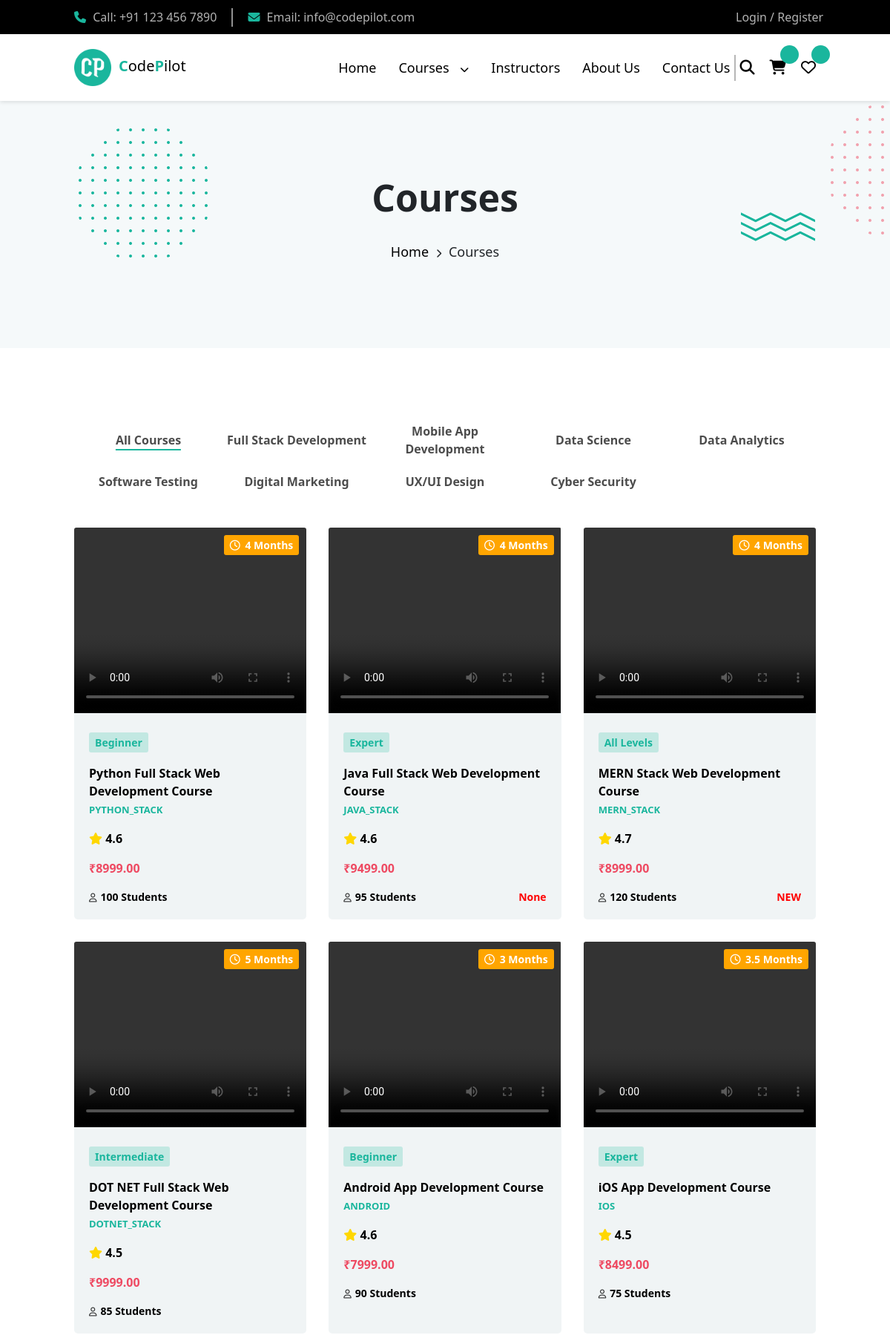
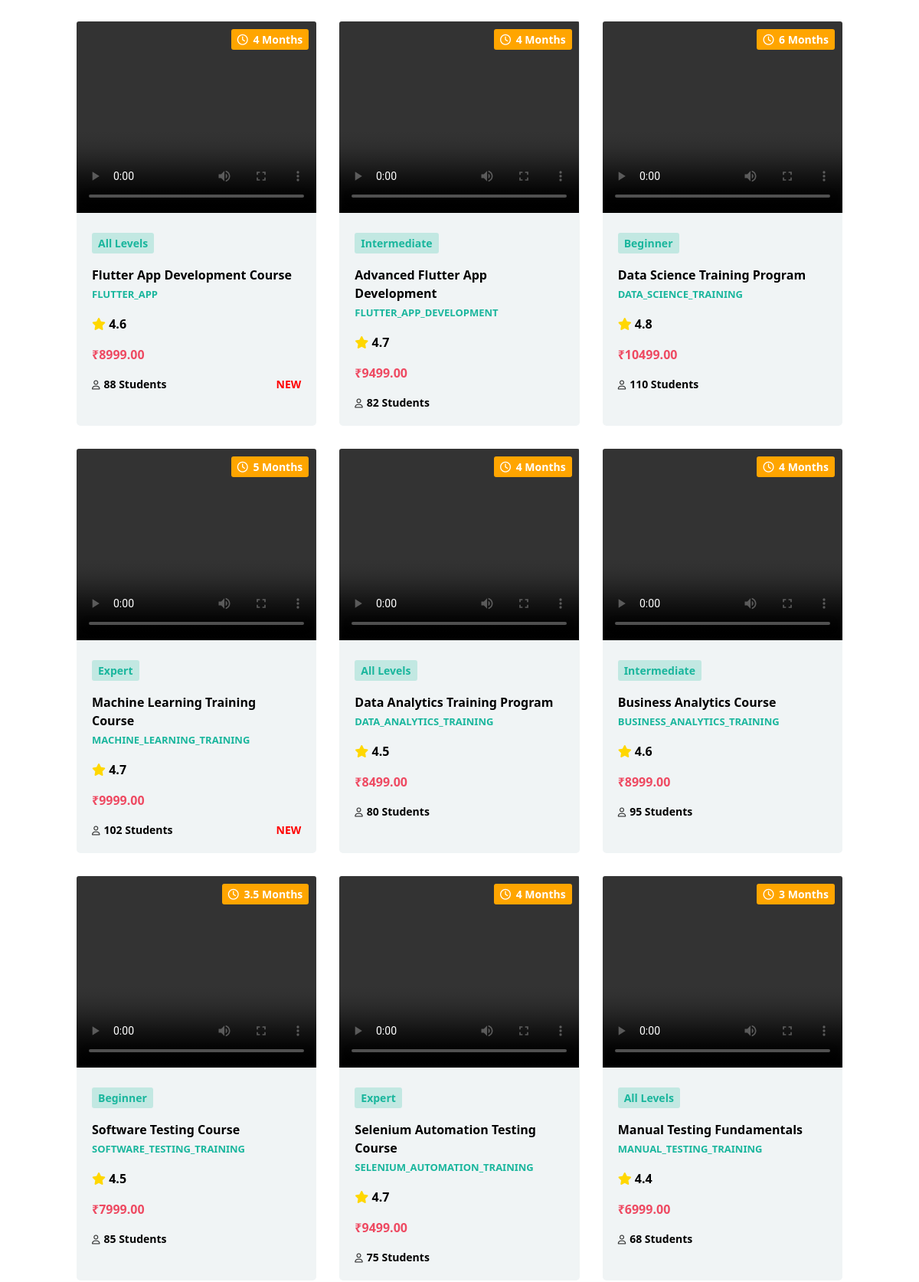
Page /courses/ (upper part) on the committed database (2 pictures, top to bottom).
### code_pilot_app/models.py (models this page shows, shortened)
class Course(models.Model):
    CATEGORY_CHOICES = [
        ('full_stack', 'Full Stack Development'),
        ('mobile_app', 'Mobile App Development'),
        ('data_science', 'Data Science'),
        ('data_analytics', 'Data Analytics'),
        ('software_testing', 'Software Testing'),
        ('digital_marketing', 'Digital Marketing'),
        ('ux_ui', 'UX/UI Design'),
        ('cyber_security', 'Cyber Security'),
    ]
    SUBCATEGORY_CHOICES = [
        ('mern_stack', 'MERN Stack'),
        ('python_stack', 'Python Stack'),
        ('java_stack', 'Java Stack'),
        ('dotnet_stack', 'DotNet Stack'),
        ('android', 'Android'),
        ('ios', 'iOS'),
        ('flutter_app', 'Flutter App'),
        ('flutter_app_development', 'Flutter App Development'),
        ('data_science_training', 'Data Science Training'),
        ('machine_learning_training', 'Machine Learning Training'),
        ('data_analytics_training', 'Data Analytics Training'),
        ('business_analytics_training', 'Business Analytics Training'),
        ('software_testing_training', 'Software Testing Training'),
        ('selenium_automation_training', 'Selenium Automation Training'),
        ('manual_testing_training', 'Manual Testing Training'),
        ('digital_marketing_training', 'Digital Marketing Training'),
        ('ux_ui_training', 'UX-UI Training'),
        ('ethical_hacking_training', 'Ethical Hacking Training'),
    ]
    course_name = models.CharField(max_length=200)
    short_description = models.TextField()
    long_description = models.TextField()
    category = models.CharField(max_length=50, choices=CATEGORY_CHOICES)
    subcategory = models.CharField(max_length=50, choices=SUBCATEGORY_CHOICES, blank=True, null=True)
    learning_outcomes = models.TextField()
    price = models.DecimalField(max_digits=10, decimal_places=2)
    instructor = models.ForeignKey(Instructor, on_delete=models.CASCADE, related_name='courses', null=True, blank=True)
    duration = models.CharField(max_length=50)
    students_enrolled = models.PositiveIntegerField()
    language = models.CharField(max_length=50)
    certification = models.CharField(max_length=100)
    rating = models.FloatField()
    promo_video = models.FileField(upload_to='course_videos/', blank=True, null=True)  # FileField for manual upload
    technologies_covered = models.TextField()
    old_price = models.DecimalField(max_digits=10, decimal_places=2)
    discount_percent = models.PositiveIntegerField()
    badge = models.CharField(max_length=50, blank=True, null=True)
    level = models.CharField(max_length=50, blank=True, null=True)  # e.g., Beginner, Intermediate, Advanced
    lessons_count = models.PositiveIntegerField(default=0)

### code_pilot_app/views.py (the view)
# urls.py: path('courses/', views.courses, name='courses'),
def courses(request):
    all_courses = Course.objects.all()
    return render(request,'courses.html',{"all_courses":all_courses})

### code_pilot_app/context_processors.py (called while the page is built)
def cart_total_processor(request):
    if request.user.is_authenticated:
        cart_items = Cart.objects.filter(user=request.user)
        total = sum(item.course.price for item in cart_items)
        return {'cart_total': total}
    return {'cart_total': 0}

def global_data(request):
    return {
        'courses': Course.objects.all()[:4],
        'instructors': Instructor.objects.all()[:4],
        'allcourses': Course.objects.all(),
    }

### templates/courses.html (shortened to what this page needs)
{% extends "base.html" %}
{% block body %}
<section class="contact-sec1">
    <div class="contact-relative-div">
        <h1>Courses</h1>
        <p><a href="{% url 'index' %}">Home</a> <i class="fa-solid fa-chevron-right"></i> Courses</p>
        <div class="contact-absu1 follow-cursor"><img src="../static/image/hbg1.png" alt="img"></div>
        <div class="contact-absu2 follow-cursor"><img src="../static/image/hbg4.png" alt="img"></div>
        <div class="contact-absu3 follow-cursor"><img src="../static/image/hbg5.png" alt="img"></div>
    </div>
</section>
<section class="courses-section" data-aos="fade-up" data-aos-duration="1000">
    <div class="filter-category-text">
        <p class="active" data-category="all" onclick="filterCourses(this)">All Courses</p>
        <p data-category="full_stack" onclick="filterCourses(this)">Full Stack Development</p>
        <p data-category="mobile_app" onclick="filterCourses(this)">Mobile App Development</p>
        <p data-category="data_science" onclick="filterCourses(this)">Data Science</p>
        <p data-category="data_analytics" onclick="filterCourses(this)">Data Analytics</p>
        <p data-category="software_testing" onclick="filterCourses(this)">Software Testing</p>
        <p data-category="digital_marketing" onclick="filterCourses(this)">Digital Marketing</p>
        <p data-category="ux_ui" onclick="filterCourses(this)">UX/UI Design</p>
        <p data-category="cyber_security" onclick="filterCourses(this)">Cyber Security</p>
    </div>
    <div class="courses-container-allcourses">
        {% for course in allcourses %}
        <div class="courses-maindiv" data-category="{{ course.category }}"
            style="background-color: #f0f4f5 !important;">
            <a href="{% url 'course_detail' course.id %}" style="text-decoration: none; color: black;">
                <video width="100%" height="250" controls
                    style="border-top-left-radius: 3px;border-top-right-radius:3px;">
                    <source src="{{ course.promo_video.url }}" type="video/mp4" />
                </video>
                <div class="courses-child">
                    <div class="child-absdiv">
                        <p><i class="fa-regular fa-clock"></i> {{ course.duration }}</p>
                    </div>
                    <p class="courses-level">{{ course.level }}</p>
                    <p class="courses-name">{{ course.course_name }} <br> <span>{{ course.subcategory }}</span></p>
                    <p><i class="fa-solid fa-star" style="color: gold;"></i> {{ course.rating }}</p>
                    <p class="courses-price">₹{{ course.price }}</p>
                    <div class="child-flex">
                        <p class="courses-student"><i class="fa-regular fa-user"></i>{{ course.students_enrolled }}
                            Students
                        </p>
                        <p class="courses-badge">{{ course.badge }}</p>
                    </div>
                </div>
            </a>
        </div>
        {% empty %}
        <p>No courses available.</p>
        {% endfor %}
    </div>
</section>
{% endblock %}

### static/css/style.css (style rules this page uses)
* { margin: 0; padding: 0; box-sizing: border-box; }
section { padding: 20px 100px; }
.courses-maindiv { position: relative; background-color: white; border-radius: 5px; font-weight: 600; height: inherit; color: black !important; }
.courses-child { padding: 20px; }
.child-absdiv { position: absolute; top: 10px; right: 10px; background-color: orange; color: white; padding: 3px 8px; font-size: 14px; border-radius: 3px; }
.child-absdiv p { margin: 0px !important; }
.child-absdiv p i { margin-right: 3px; }
.courses-level { background-color: #1ab69c36; width: fit-content; padding: 3px 8px; color: #1ab69d; font-size: 14px; border-radius: 3px; }
.courses-name span { text-transform: uppercase; color: #1ab69d; font-size: 13px; }
.courses-price { color: #ee4a62; }
.child-flex { display: flex; align-items: center; justify-content: space-between; }
.courses-student { font-size: 14px; color: black; margin: 0px; }
.courses-student i { margin-right: 5px; font-size: 12px; color: rgba(0, 0, 0, 0.797); }
.courses-badge { color: red; font-size: 14px; font-weight: 800; margin: 0px; }
.follow-cursor { position: absolute; transition: transform 0.2s ease-out; will-change: transform; }
.contact-sec1 { padding: 100px; background-color: #f5f9fa; text-align: center; overflow: hidden; }
.contact-relative-div { position: relative; }
.contact-relative-div h1 { margin-bottom: 30px; font-size: 50px; font-weight: 700; }
.contact-relative-div p { font-size: 18px; font-weight: 500; }
.contact-relative-div a { color: black !important; text-decoration: none; }
.contact-relative-div i { margin: 0px 5px; font-size: 12px !important; }
.contact-absu1, .contact-absu2, .contact-absu3 { position: absolute; }
.contact-absu1 { bottom: 0px; }
.contact-absu2 { right: -200px; top: -100px; }
.contact-absu3 { right: 0px; top: 50px; }
.courses-section { padding: 100px; }
.filter-category-text { display: grid; grid-template-columns: repeat(5, 1fr); row-gap: 20px; text-align: center; }
.filter-category-text p { position: relative; font-weight: 600; color: rgba(0, 0, 0, 0.7); margin-bottom: 10px; width: fit-content; margin: auto; cursor: pointer; }
.filter-category-text p::after { content: ""; position: absolute; bottom: -2px; left: 50%; width: 0; height: 2px; background-color: #1ab69d; transition: all 0.4s ease; transform: translateX(-50%); }
.filter-category-text p:hover::after, .filter-category-text p.active::after { width: 100%; }
.courses-container-allcourses { display: grid; grid-template-columns: repeat(3, 1fr); gap: 30px; width: 100%; margin-top: 50px; }

### rows in the picture
Course: duration "4 Months", level "Beginner", course_name "Python Full Stack Web Development Course", subcategory "PYTHON_STACK", rating "4.6", price "8999.00", students_enrolled "100"
Course: duration "4 Months", level "Expert", course_name "Java Full Stack Web Development Course", subcategory "JAVA_STACK", rating "4.6", price "9499.00", students_enrolled "95", badge "None"
Course: duration "4 Months", level "All Levels", course_name "MERN Stack Web Development Course", subcategory "MERN_STACK", rating "4.7", price "8999.00", students_enrolled "120", badge "NEW"
Course: duration "5 Months", level "Intermediate", course_name "DOT NET Full Stack Web Development Course", subcategory "DOTNET_STACK", rating "4.5", price "9999.00", students_enrolled "85"
Course: duration "3 Months", level "Beginner", course_name "Android App Development Course", subcategory "ANDROID", rating "4.6", price "7999.00", students_enrolled "90"
Course: duration "3.5 Months", level "Expert", course_name "iOS App Development Course", subcategory "IOS", rating "4.5", price "8499.00", students_enrolled "75"
Course: duration "4 Months", level "All Levels", course_name "Flutter App Development Course", subcategory "FLUTTER_APP", rating "4.6", price "8999.00", students_enrolled "88", badge "NEW"
Course: duration "4 Months", level "Intermediate", course_name "Advanced Flutter App Development", subcategory "FLUTTER_APP_DEVELOPMENT", rating "4.7", price "9499.00", students_enrolled "82"
Course: duration "6 Months", level "Beginner", course_name "Data Science Training Program", subcategory "DATA_SCIENCE_TRAINING", rating "4.8", price "10499.00", students_enrolled "110"
Course: duration "5 Months", level "Expert", course_name "Machine Learning Training Course", subcategory "MACHINE_LEARNING_TRAINING", rating "4.7", price "9999.00", students_enrolled "102", badge "NEW"
Course: duration "4 Months", level "All Levels", course_name "Data Analytics Training Program", subcategory "DATA_ANALYTICS_TRAINING", rating "4.5", price "8499.00", students_enrolled "80"
Course: duration "4 Months", level "Intermediate", course_name "Business Analytics Course", subcategory "BUSINESS_ANALYTICS_TRAINING", rating "4.6", price "8999.00", students_enrolled "95"
Course: duration "3.5 Months", level "Beginner", course_name "Software Testing Course", subcategory "SOFTWARE_TESTING_TRAINING", rating "4.5", price "7999.00", students_enrolled "85"
Course: duration "4 Months", level "Expert", course_name "Selenium Automation Testing Course", subcategory "SELENIUM_AUTOMATION_TRAINING", rating "4.7", price "9499.00", students_enrolled "75"
Course: duration "3 Months", level "All Levels", course_name "Manual Testing Fundamentals", subcategory "MANUAL_TESTING_TRAINING", rating "4.4", price "6999.00", students_enrolled "68"
